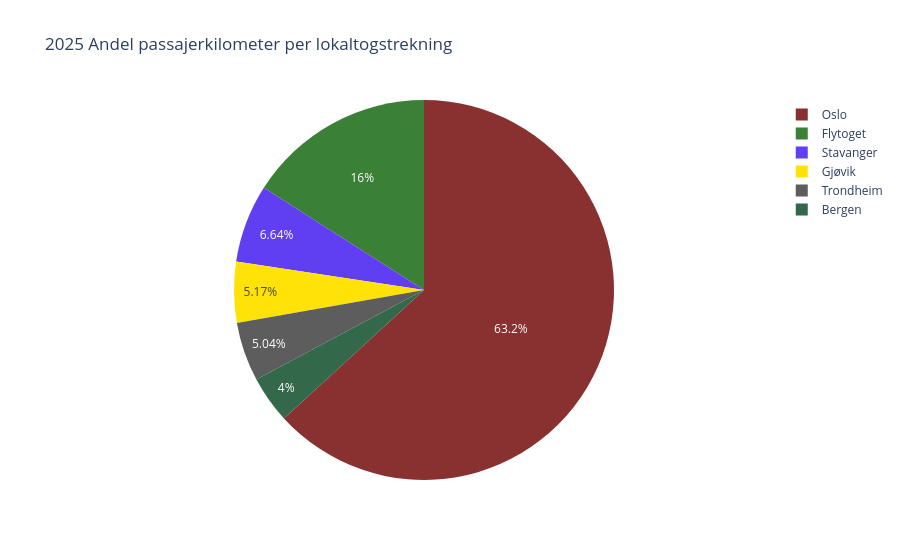

Notebook source saved alongside this figure:
### Code cell
data = {
    'Lokaltogstrekning': ['Oslo', 'Flytoget', 'Stavanger', 'Gjøvik', 'Bergen', 'Trondheim'],
    'Transportarbeid': [oslo.value.iloc[-1] / 1e9, 
                        flytoget.value.iloc[-1] / 1e9, 
                        stavanger.value.iloc[-1] / 1e9, 
                        gjovikbanen.value.iloc[-1] / 1e9,
                        bergen.value.iloc[-1] / 1e9,
                        trondheim.value.iloc[-2] / 1e9]
    }

kollektiv_df = pd.DataFrame(data)

color_map = {
    'Oslo': "#893030",
    'Flytoget': "#3B8037",
    'Stavanger': "#603FF3",
    'Gjøvik':  "#FFE208",
    'Bergen': "#33684B",
    'Trondheim':  "#5D5D5D"
}

# 3. Lag diagrammet med både names og color satt til den nye kolonnen
fig = px.pie(
    kollektiv_df,
    names='Lokaltogstrekning',
    color='Lokaltogstrekning',
    values='Transportarbeid',
    title='2025 Andel passajerkilometer per lokaltogstrekning',
    color_discrete_map=color_map,
)

fig.show()

### Figure 1 — Plotly figure (JSON) as saved in the notebook; plotly's stock layout.template omitted (floating-point values rounded to 4 significant figures)
{"data": [{"customdata": [["Oslo"], ["Flytoget"], ["Stavanger"], ["Gjøvik"], ["Bergen"], ["Trondheim"]], "domain": {"x": [0, 1], "y": [0, 1]}, "hovertemplate": "Lokaltogstrekning=%{customdata[0]}<br>Transportarbeid=%{value}<extra></extra>", "labels": ["Oslo", "Flytoget", "Stavanger", "Gjøvik", "Bergen", "Trondheim"], "legendgroup": "", "marker": {"colors": ["#893030", "#3B8037", "#603FF3", "#FFE208", "#33684B", "#5D5D5D"]}, "name": "", "showlegend": true, "type": "pie", "values": [1.095, 0.2768, 0.115, 0.08957, 0.06933, 0.08734]}], "layout": {"legend": {"tracegroupgap": 0}, "title": {"text": "2025 Andel passajerkilometer per lokaltogstrekning"}}}
